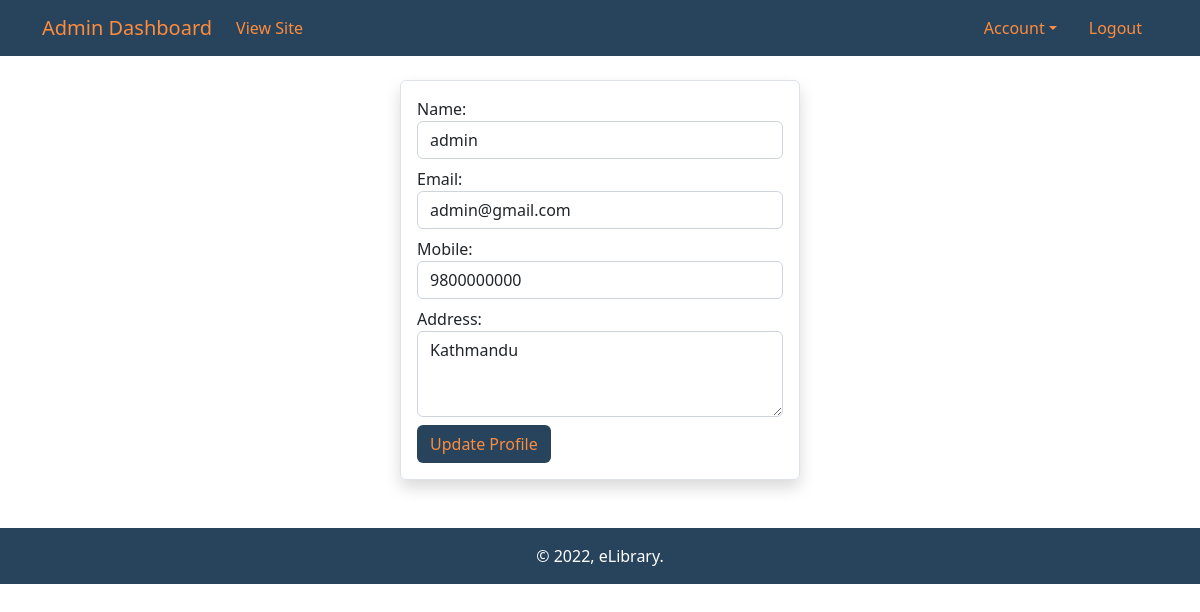
Screenshot of /admin/profile.php (signed in) with the database file from the repository.
### tables this page shows
CREATE TABLE `users` (
  `id` int(11) NOT NULL,
  `name` varchar(200) NOT NULL,
  `email` varchar(100) NOT NULL,
  `password` text NOT NULL,
  `mobile` varchar(13) NOT NULL,
  `address` text NOT NULL,
  `is_admin` int(11) NOT NULL
);

### admin/profile.php (the view, shortened to what this page needs)
<?php
include("includes/header.php");
include("includes/navbar.php");
include("includes/conn.php");
$user_id = $_SESSION['id'];
$sql = "SELECT * FROM users WHERE id = '$user_id';";
$result = mysqli_query($conn, $sql);
$row = mysqli_fetch_assoc($result);
?>
<div class="container my-4 rounded border shadow p-3" style="width:400px;">
	<form action="" method="post">
		<div class="form-group mb-2">
			<label>Name:</label>
			<input type="text" class="form-control" value="<?php echo $row['name']; ?>" name="name">
		</div>
		<div class="form-group mb-2">
			<label>Email:</label>
			<input type="text" class="form-control" value="<?php echo $row['email']; ?>" name="email">
		</div>
		<div class="form-group mb-2">
			<label>Mobile:</label>
			<input type="text" class="form-control" value="<?php echo $row['mobile']; ?>" name="mobile">
		</div>
		<div class="form-group mb-2">
			<label>Address:</label>
			<textarea rows="3" cols="40" name="address" class="form-control"><?php echo $row['address']; ?></textarea>
		</div>
		<button  type="submit" name="update" class="btn custom-bg">Update Profile</button>
	</form>
</div>
<?php
include("includes/footer.php");
?>

### assets/css/main.css (style rules this page uses)
.custom-bg { background-color: #27445C !important; }
button.custom-bg, input.custom-bg { color: #FF8B3D !important; }

### rows the page displays
users: name "admin", email "admin@gmail.com", mobile "9800000000", address "Kathmandu"
